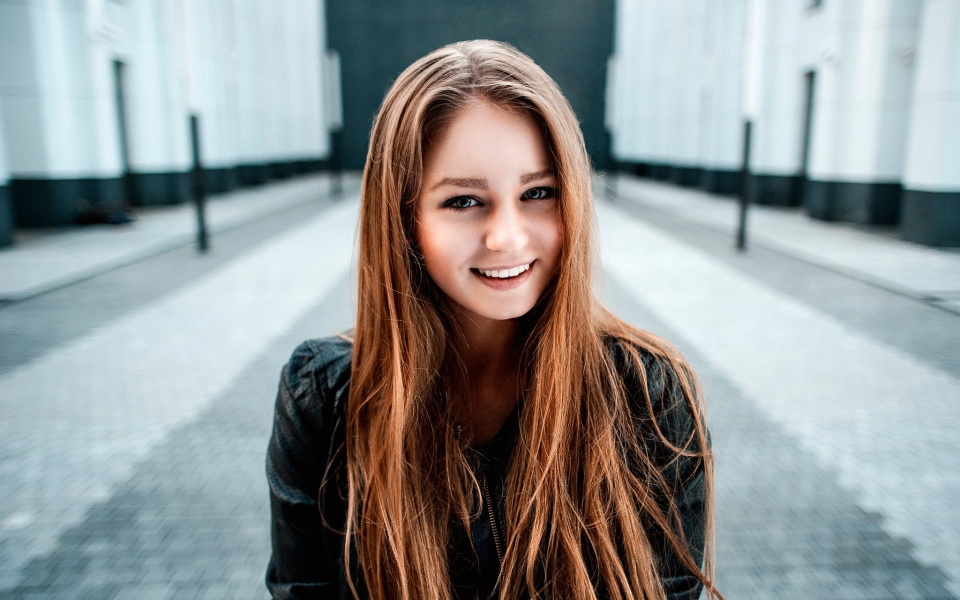
#> input picture M6-computer-vesion/D4/img/girl.jpg, 1920 x 1200 px (shown at 1/2 size)
$ jupyter execute 'Mini projects.ipynb'
#> lines starting #> are read from the running program, lines starting #| are printed output that depends on the picture
# Mini projects

## Level 1

### Photo art app

1. Create a function that receives an image and converts it to a sketch so it looks similar to this:

[cell 1]
import cv2
import numpy as np
import matplotlib.pyplot as plt

[cell 2]
image=cv2.imread('img/girl.jpg',0)
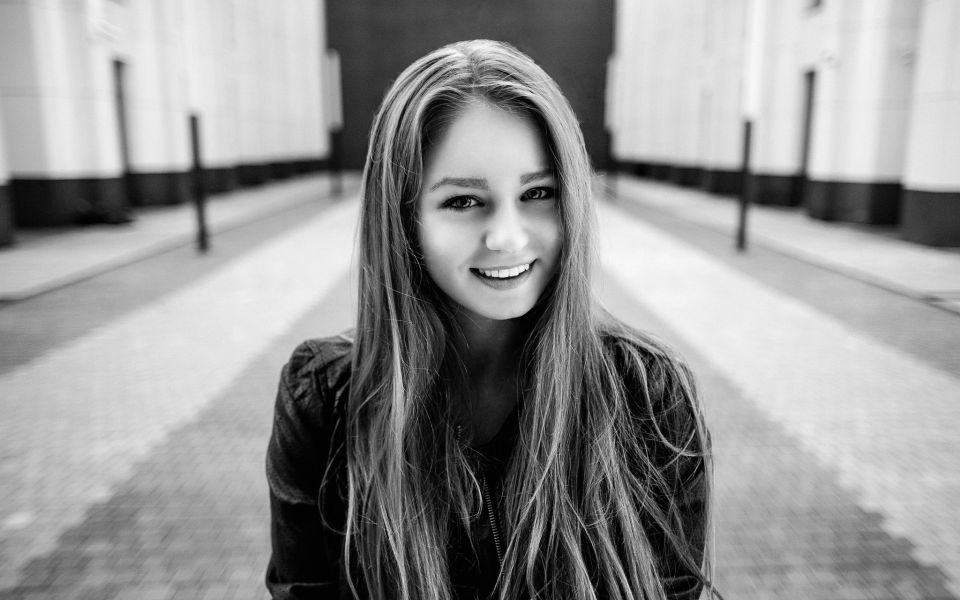
#> image: shape (1200, 1920) (shown at 1/2 size); min 0, max 253, mean 148

[cell 3]
cv2.imshow('Original',image)
cv2.waitKey(0)
cv2.destroyAllWindows()

[cell 4]
window_names='Edges'
threshold_val=50
image_=image.copy()
def change_value(val):
    threshold_val=val

cv2.namedWindow(window_names,cv2.WINDOW_NORMAL)
cv2.createTrackbar('Threshold 1', window_names, 0, 350, change_value)
cv2.createTrackbar('Threshold 2', window_names, 0, 350, change_value)
while True:
    l_1 = cv2.getTrackbarPos('Threshold 1', window_names)
    l_2 = cv2.getTrackbarPos('Threshold 2', window_names)
    edges = cv2.Canny(image,l_1,l_2)
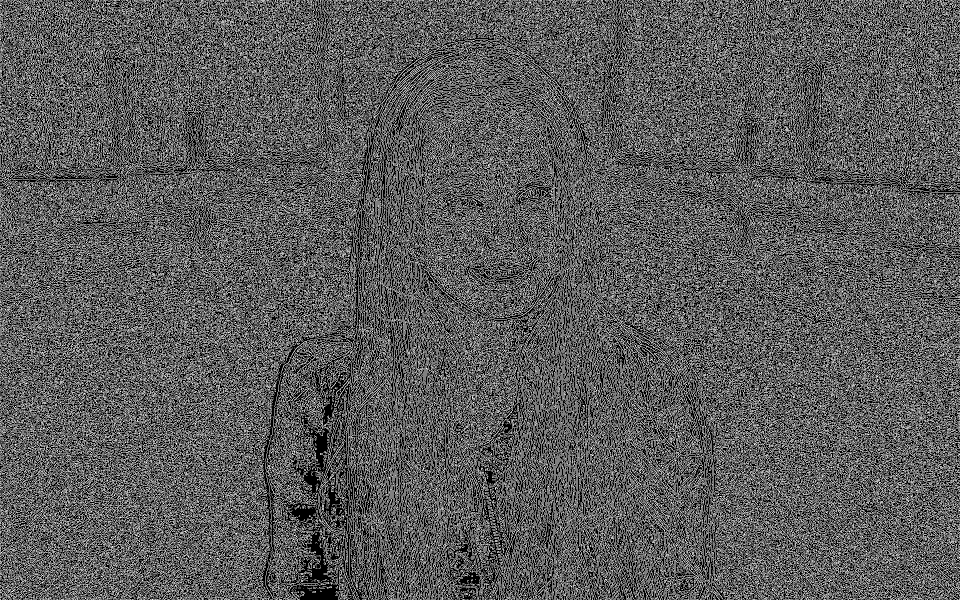
#> edges: shape (1200, 1920) (shown at 1/2 size); 35.7% white in thin lines or dots
    cv2.imshow(window_names,edges)

    if cv2.waitKey(30) & 0xFF == ord('q'):
#> (key q is pressed here)
        break
cv2.destroyAllWindows()

$ run again, with M6-computer-vesion/D4/img/blue-flowers.jpg copied over M6-computer-vesion/D4/img/girl.jpg
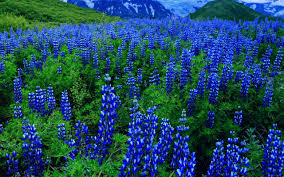
#> input picture M6-computer-vesion/D4/img/blue-flowers.jpg, 284 x 177 px
#> `image=cv2.imread('img/girl.jpg',0)`:
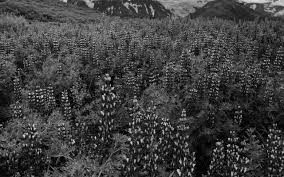
#> image: shape (177, 284); min 0, max 229, mean 63.3
#> `edges = cv2.Canny(image,l_1,l_2)`:
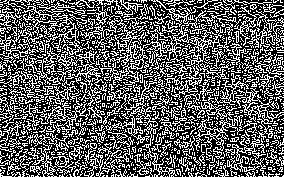
#> edges: shape (177, 284); 37.2% white in thin lines or dots

$ run again, with M6-computer-vesion/D4/img/cat.jpg copied over M6-computer-vesion/D4/img/girl.jpg
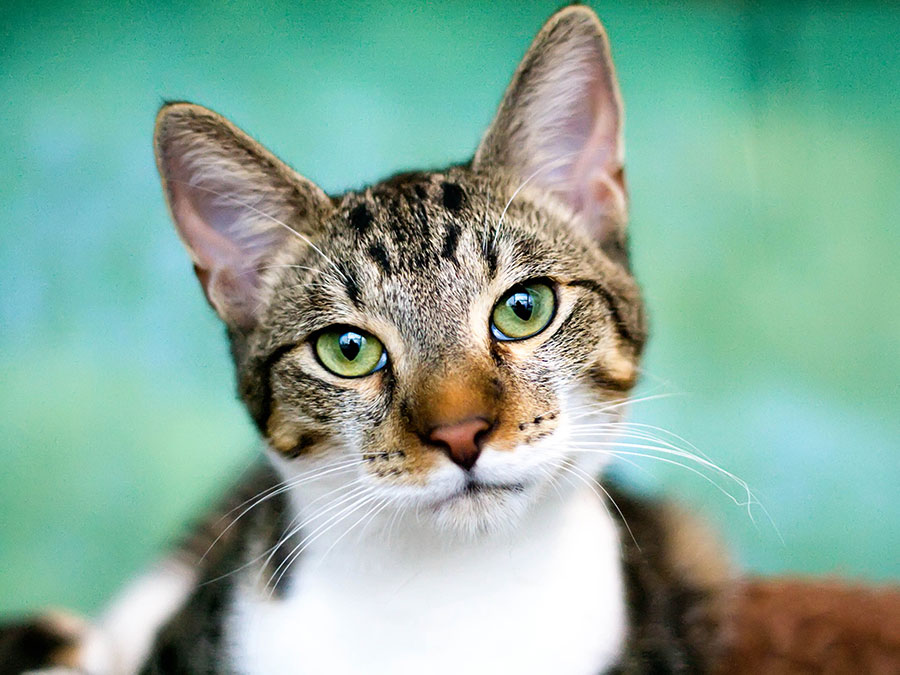
#> input picture M6-computer-vesion/D4/img/cat.jpg, 900 x 675 px
#> `image=cv2.imread('img/girl.jpg',0)`:
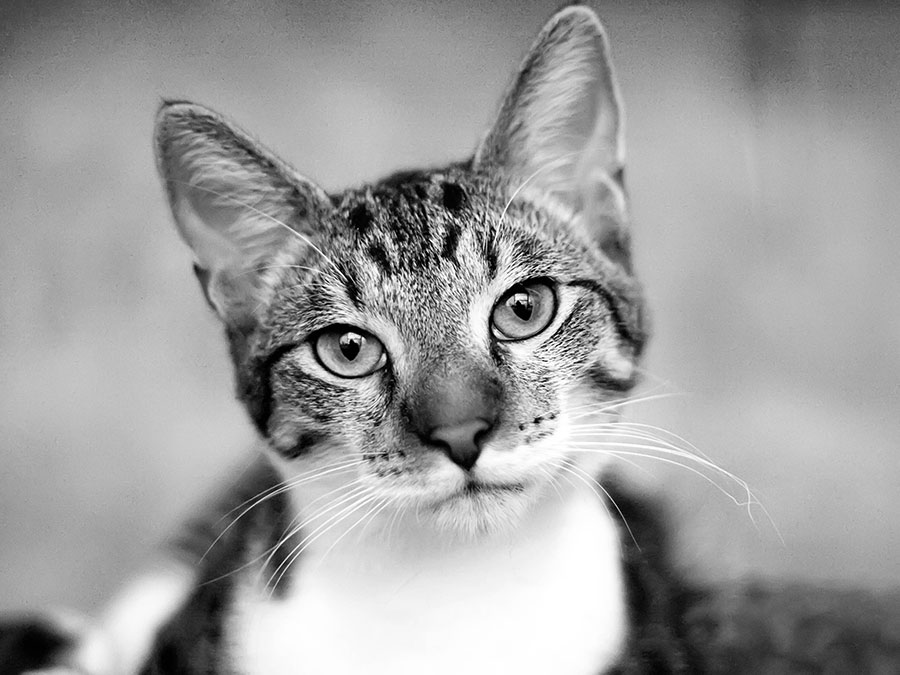
#> image: shape (675, 900); min 0, max 255, mean 158.3
#> `edges = cv2.Canny(image,l_1,l_2)`:
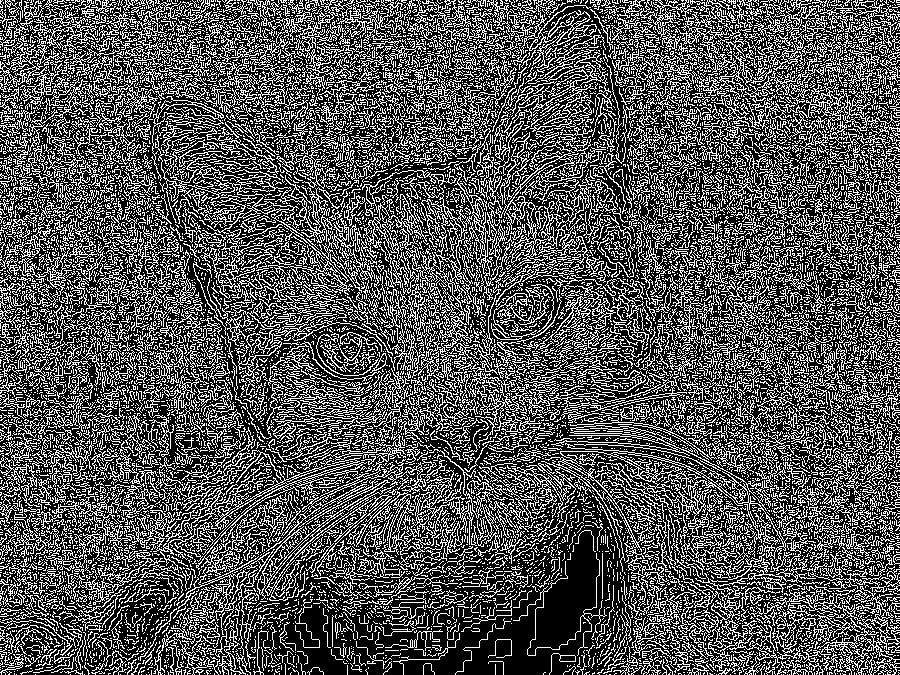
#> edges: shape (675, 900); 33.2% white in thin lines or dots
